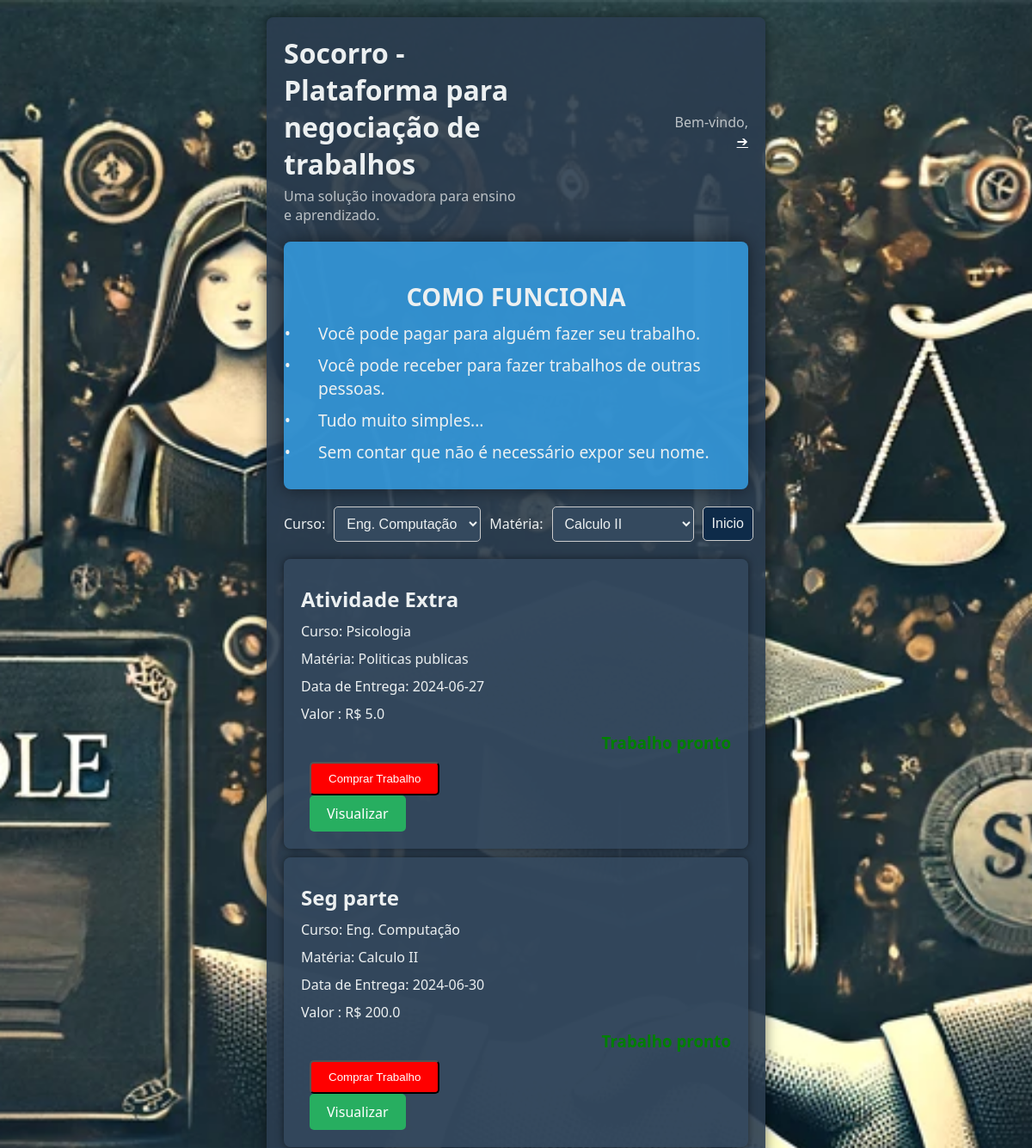
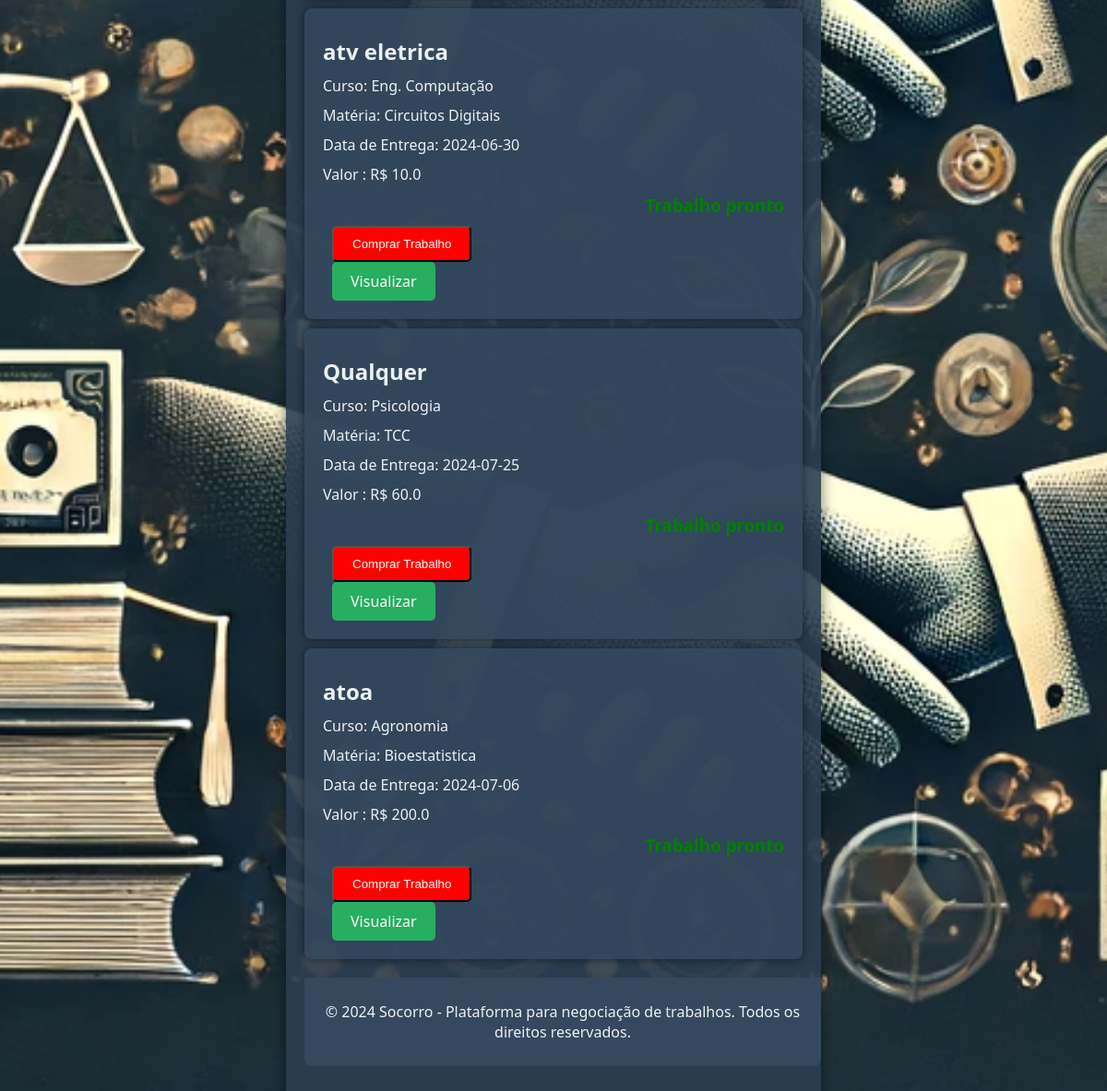
Screenshot of /17inicio/ with the database file from the repository (2 pictures, top to bottom).
### socorro_app/models.py (models this page shows, shortened)
class Trabalhos_fazer(models.Model):
    curso_trab = models.ForeignKey(Cursos_class, on_delete=models.CASCADE)
    fazer_materia = models.ForeignKey(Materias_class, on_delete=models.CASCADE)
    trabalho = models.CharField(max_length=200)
    trabalho_cm_pronto = models.FileField(upload_to='pronto/')
    quem_pediu_fazer = models.CharField(max_length=200)
    quem_fez = models.FloatField()
    quem_pago=models.CharField(max_length=1000)
    data = models.CharField(max_length=100)
    valor_afazer = models.FloatField()
    pago = models.FloatField()

class Cursos_class(models.Model):
    cursos = models.CharField(max_length=200)

class Materias_class(models.Model):
    pai = models.ForeignKey(Cursos_class, on_delete=models.CASCADE)
    materias = models.CharField(max_length=200)

class TrabalhoArquivo(models.Model):
    trabalho = models.ForeignKey(Trabalhos_fazer, related_name='arquivos', on_delete=models.CASCADE)
    arquivo = models.FileField(upload_to='uploads/')

### socorro_app/views.py (the view)
# urls.py: path('<int:id_usu>inicio/', views.inicio, name='inicio'),
def inicio(request,id_usu):
    cursos= Cursos_class.objects.all()
    materias=Materias_class.objects.all()
    trabalhos = Trabalhos_fazer.objects.all()
    usuario = Usuario.objects.filter(id_usuario=id_usu)
    return render(request, 'socorro_app/inicio.html',{"usu":usuario,"curso":cursos,"materias":materias,'trabalhos': trabalhos})

### socorro_app/templates/socorro_app/inicio.html (shortened to what this page needs)
<!DOCTYPE html>
<html lang="pt-BR">
<head>
    {% load static %}
    <link rel="stylesheet" href="{% static 'css/style_2 .css' %}">
</head>
<body>
    <div class="container">
        <div class="header">
            <div class="project-idea">
                <h1>Socorro - Plataforma para negociação de trabalhos</h1>
                <p>Uma solução inovadora para ensino e aprendizado.</p>
            </div>
            <div class="user-profile">
                <p>Bem-vindo, {{ usu.0.nome }}</p>
                <a href="{% url 'socorro_app:perfil' id_usu=usu.0.id_usuario %}">➔</a>
            </div>
        </div>
        <div class="content">
            <section class="how-it-works">
                <h2>Como Funciona</h2>
                <ul>
                    <li>Você pode pagar para alguém fazer seu trabalho.</li>
                    <li>Você pode receber para fazer trabalhos de outras pessoas.</li>
                    <li>Tudo muito simples...</li>
                    <li>Sem contar que não é necessário expor seu nome.</li>
                </ul>
            </section>
            <div class="search-filter">
                <label for="comboCursos">Curso:</label>
                <select id="comboCursos" onchange="enviarCursoSelecionado()">
                    {% for cur in curso %}
                    <option value="{{ cur.id }}">{{ cur.cursos }}</option>
                    {% endfor %}
                </select>
                <label for="comboMaterias">Matéria:</label>
                <select id="comboMaterias">
                    {% for mate in materias %}
                    <option value="{{ mate.id }}">{{ mate.materias }}</option>
                    {% endfor %}
                </select>
                <form action="{% url 'socorro_app:inicio' id_usu=usu.0.id_usuario %}">
                    <button type="submit">Inicio</button>
                </form>
            </div>
            {% for trabalho in trabalhos %}
            <div class="image-list">
                <div class="image-item">
                    <div class="image-details">
                        <h2>{{ trabalho.trabalho }}</h2>
                        <p>Curso: {{ trabalho.curso_trab.cursos }}</p>
                        <p>Matéria: {{ trabalho.fazer_materia.materias }}</p>
                        <p>Data de Entrega: {{ trabalho.data }}</p>
                        {% if trabalho.trabalho_cm_pronto != "pendente"%}
                        <p>Valor : R$ {{ trabalho.pago }}</p>
                        <h3 style="color: green;">Trabalho pronto</h3>
                        <form action="{% url 'socorro_app:tela_compra' id_usu=usu.0.id_usuario trabalho=trabalho.id %}" method="get">
                            <button type="submit" style="background-color: red;">Comprar Trabalho</button>
                        </form>
                        {% endif %}
                            {% for arquivo in trabalho.arquivos.all %}
                            <a href="{{ arquivo.arquivo.url }}" target="_blank">Visualizar</a>
                            {% endfor %}
                    </div>
                </div>
                {% endfor %}
        </div>
        <div class="footer">
            <p>&copy; 2024 Socorro - Plataforma para negociação de trabalhos. Todos os direitos reservados.</p>
        </div>
    </div>
</body>
</html>

### socorro_app/static/css/style_2 .css (style rules this page uses)
body { background-color: #1e1e1e; font-family: 'Segoe UI', Tahoma, Geneva, Verdana, sans-serif; margin: 0; padding: 0; display: flex; justify-content: center; align-items: flex-start; min-height: 100vh; background-image: url('/static/imgs/fundo_2.webp'); background-size: cover; background-position: center; background-attachment: fixed; overflow-y: auto; }
.container { max-width: 45%; background-color: rgba(44, 62, 80, 0.9); border-radius: 8px; box-shadow: 0 0 15px rgba(0, 0, 0, 0.5); padding: 20px; display: flex; flex-direction: column; align-items: center; color: #ecf0f1; margin: 20px; transition: transform 0.3s ease, box-shadow 0.3s ease; }
.header { width: 100%; display: flex; justify-content: space-between; align-items: center; margin-bottom: 20px; }
.header .project-idea { flex: 1; animation: fadeInDown 1s ease; }
.header .user-profile { flex: 1; text-align: right; animation: fadeInDown 1s ease 0.5s; }
.header .user-profile a { color: white; }
.header h1 { margin: 0; color: #ecf0f1; font-size: 2rem; animation: glow 2s infinite alternate; }
.header p { margin: 5px 0 0; color: #bdc3c7; }
.content { width: 100%; }
.how-it-works { background-color: rgba(52, 152, 219, 0.9); color: #ecf0f1; padding: 20px; border-radius: 8px; margin-bottom: 20px; text-align: center; box-shadow: 0 0 20px rgba(0, 0, 0, 0.5); animation: fadeInUp 1s ease; }
.how-it-works h2 { font-size: 1.8rem; text-transform: uppercase; margin-bottom: 10px; }
.how-it-works ul { list-style-type: none; padding: 0; text-align: left; max-width: 600px; margin: 0 auto; }
.how-it-works ul li { margin-bottom: 10px; font-size: 1.2rem; color: #ecf0f1; padding-left: 20px; position: relative; }
.how-it-works ul li:before { content: "\2022"; color: #ecf0f1; display: inline-block; width: 1em; margin-left: -1em; position: absolute; left: 0; top: 0; animation: bounce 2s infinite alternate; }
.search-filter { display: flex; justify-content: left; align-items: center; margin-bottom: 20px; width: 100%; animation: fadeInUp 1s ease 0.5s; }
.search-filter label { margin-right: 10px; }
.search-filter select { padding: 10px; font-size: 1rem; border-radius: 5px; border: 1px solid #ccc; margin-right: 10px; background-color: #34495e; color: #ecf0f1; transition: background-color 0.3s ease, transform 0.3s ease; }
.search-filter form { margin-left: auto; }
.search-filter button { padding: 10px; font-size: 1rem; border-radius: 5px; border: 1px solid #ccc; background-color: #0e2b49; color: #ecf0f1; transition: background-color 0.3s ease, transform 0.3s ease; }
.image-list { width: 100%; margin-bottom: 20px; }
.image-item { display: flex; justify-content: space-between; align-items: center; background-color: rgba(52, 73, 94, 0.9); border-radius: 8px; box-shadow: 0 0 10px rgba(0, 0, 0, 0.5); margin: 10px 0; padding: 20px; transition: transform 0.3s ease, box-shadow 0.3s ease; animation: fadeInUp 1s ease; }
.image-details { flex: 1; }
.image-details p { margin: 10px 0; color: #ecf0f1; }
.image-details h2 { margin: 10px 0; color: #ecf0f1; }
.image-details h3 { margin: 10px 0; color: #e74c3c; font-weight: bold; text-align: right; }
.image-item button, .image-item a { display: inline-block; padding: 10px 20px; text-decoration: none; border-radius: 5px; transition: background-color 0.3s ease, transform 0.3s ease; margin-left: 10px; }
.image-item button { background-color: #d24444; color: #fff; }
.image-item a { background-color: #27ae60; color: #fff; }
.footer { background-color: #34495e; color: #ecf0f1; text-align: center; padding: 10px; border-bottom-left-radius: 8px; border-bottom-right-radius: 8px; margin-top: 20px; width: 100%; }

### rows the page displays
Trabalhos_fazer: trabalho "Atividade Extra", curso_trab.cursos "Psicologia", fazer_materia.materias "Politicas publicas", data "2024-06-27", pago "5.0"
Trabalhos_fazer: trabalho "Seg parte", curso_trab.cursos "Eng. Computação", fazer_materia.materias "Calculo II", data "2024-06-30", pago "200.0"
Trabalhos_fazer: trabalho "atv eletrica", curso_trab.cursos "Eng. Computação", fazer_materia.materias "Circuitos Digitais", data "2024-06-30", pago "10.0"
Trabalhos_fazer: trabalho "Qualquer", curso_trab.cursos "Psicologia", fazer_materia.materias "TCC", data "2024-07-25", pago "60.0"
Trabalhos_fazer: trabalho "atoa", curso_trab.cursos "Agronomia", fazer_materia.materias "Bioestatistica", data "2024-07-06", pago "200.0"

### other values shown
form field value "Eng. Computação"
form field value "Calculo II"
